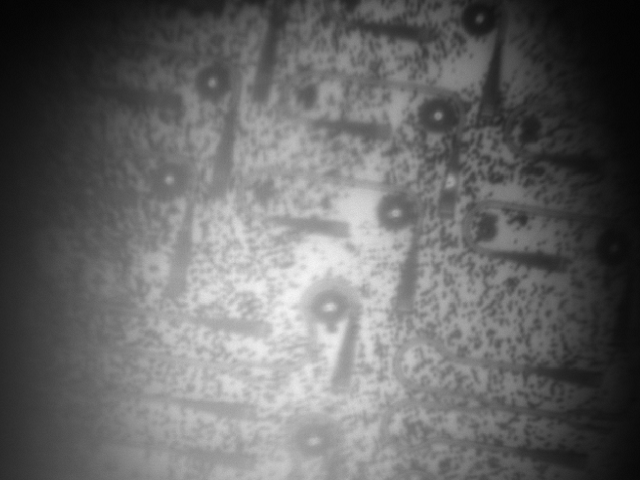
%> input picture testing/test_chip3.png, 640 x 480 px
$ octave bluefb_test.m   (GNU Octave 9; MATLAB toolbox functions it lacks are replaced by stand-ins)
%> lines starting %> are read from the running program, lines starting %| are printed output that depends on the picture; in (x1, y1, x2, y2) boxes, pixels count from 0 and x2, y2 are one past the last pixel; in counts of white or black regions, pixels touching at a corner belong together; the program's own positions count from 1
clear all
close all

in_img=rgb2gray(imread('test_chip3.png'));
%> in_img: size 480x640 uint8; min 2, max 244, mean 103.9
figure
imshow(in_img)

filter = fspecial('unsharp', 1);
I1 = imfilter(in_img, filter);

%Adjust contrast
I2 = imtophat(I1,strel('disk',25));
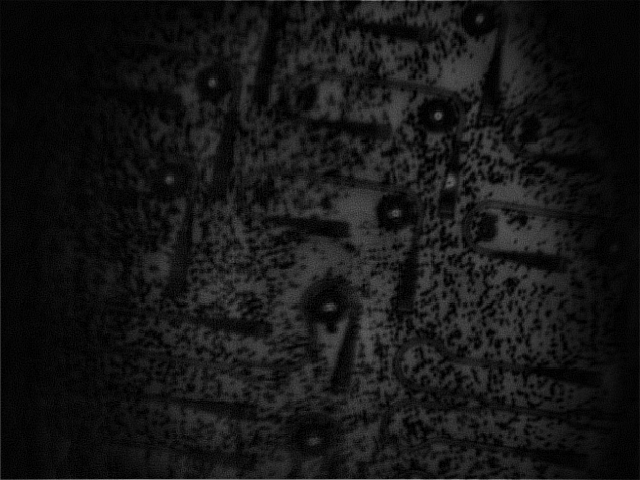
%> I2: size 480x640 uint8; min 0, max 153, mean 21.7
out_img = imadjust(I2);
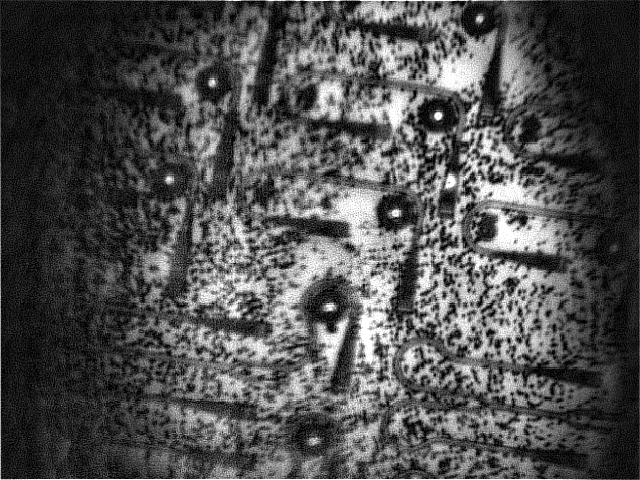
%> out_img: size 480x640 uint8; min 0, max 255, mean 79.8

figure
imshow(out_img)

figure
IBW=im2bw(out_img,0.4); %Convert to BW and Manual Threshold
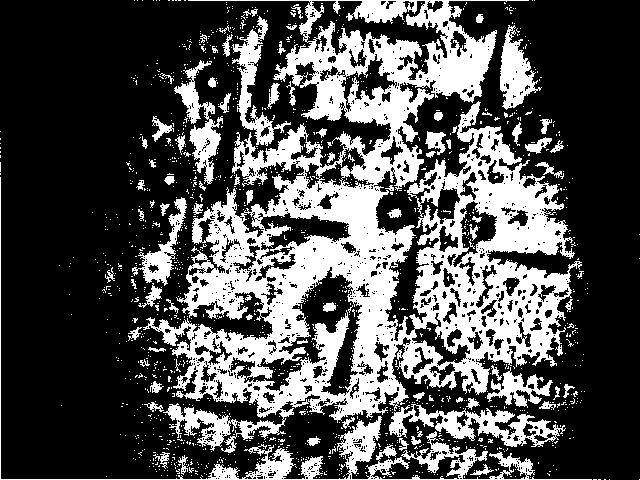
%> IBW: size 480x640 logical; 31.5% white; 1390 white regions (1307 under 20 px), largest, box (x1, y1, x2, y2) and area: (143, 0, 582, 453) 72863, (0, 177, 592, 480) 5663, (389, 404, 566, 447) 2830
imshow(IBW)
[circles,radii]=imfindcircles(IBW,[4 10]) %Get Circles
%> circles = 76 rows, first 12: [438.8 116.6; 170.4 179.6; 157 387.9; 209.5 110.2; 212.8 83.2; 480.1 19.29; 135.3 335; 229.9 446.5; 314.2 441.6; 346.3 172.1; 323.1 132.7; 330.1 308.1]; radii = 76 values, max 10 at index 72, min 4 at index 68, mean 6.32


if ~isempty(radii)
viscircles(circles, radii,'EdgeColor','g','LineWidth',1.5);
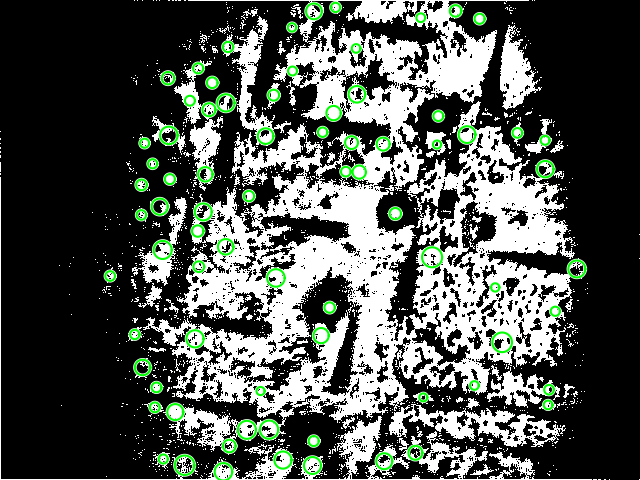
%> figure redrawn from the program's plot data
end

$ run again, with testing/t3.png copied over testing/test_chip3.png
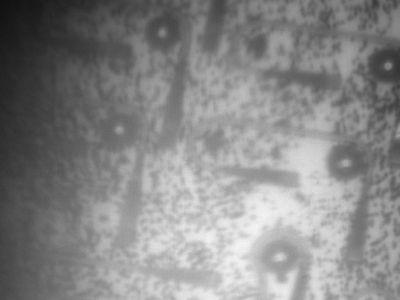
%> input picture testing/t3.png, 400 x 300 px
%> `IBW=im2bw(out_img,0.4);`:
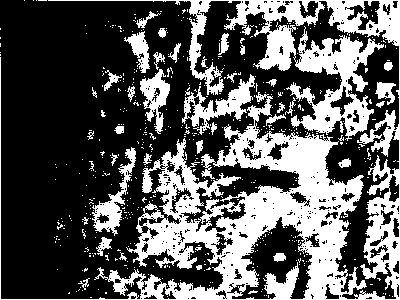
%> IBW: size 300x400 logical; 35.2% white; 528 white regions (489 under 20 px), largest, box (x1, y1, x2, y2) and area: (0, 0, 400, 300) 35153, (182, 74, 255, 135) 1390, (92, 147, 136, 236) 1059
%> circles = 43 rows, first 12: [162.9 33.17; 120.1 130.2; 388.7 66.59; 216.5 86.42; 280.2 257.9; 296.5 121.9; 273.4 83.1; 345.6 163.9; 142.2 23.53; 159.5 58.99; 284 63.63; 131.8 93.08]; radii = 43 values, max 10 at index 43, min 4.2 at index 23, mean 6.28
%> `viscircles(circles, radii,'EdgeColor','g','LineWidth',1.5);`:
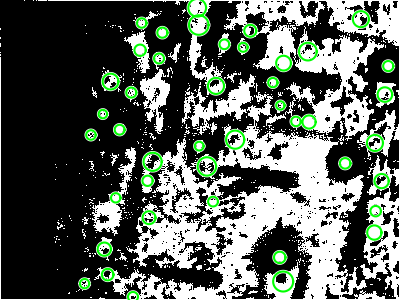
%> figure redrawn from the program's plot data
